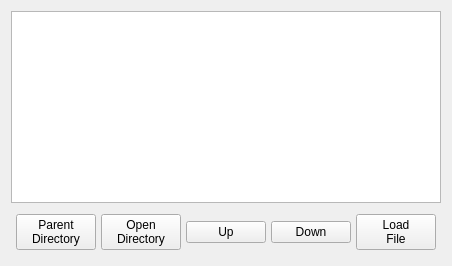
         <widget class="QWidget" name="page_35">
          <layout class="QVBoxLayout" name="verticalLayout_17">
           <item>
            <widget class="FileSystemTable" name="filesystemtable">
             <property name="hiddenColumns" stdset="0">
              <string>1,2</string>
             </property>
             <attribute name="horizontalHeaderDefaultSectionSize">
              <number>200</number>
             </attribute>
            </widget>
           </item>
           <item>
            <widget class="QWidget" name="horizontalWidget_3" native="true">
             <layout class="QHBoxLayout" name="horizontalLayout_8">
              <property name="spacing">
               <number>5</number>
              </property>
              <property name="leftMargin">
               <number>5</number>
              </property>
              <property name="topMargin">
               <number>5</number>
              </property>
              <property name="rightMargin">
               <number>5</number>
              </property>
              <property name="bottomMargin">
               <number>5</number>
              </property>
              <item>
               <widget class="QPushButton" name="fileNavParent">
                <property name="text">
                 <string>Parent
Directory</string>
                </property>
               </widget>
              </item>
              <item>
               <widget class="QPushButton" name="fileNavOpenDir">
                <property name="text">
                 <string>Open
Directory</string>
                </property>
               </widget>
              </item>
              <item>
               <widget class="QPushButton" name="fileNavUp">
                <property name="text">
                 <string>Up</string>
                </property>
               </widget>
              </item>
              <item>
               <widget class="QPushButton" name="fileNavDown">
                <property name="text">
                 <string>Down</string>
                </property>
               </widget>
              </item>
              <item>
               <widget class="QPushButton" name="fileLoad">
                <property name="text">
                 <string>Load
File</string>
                </property>
               </widget>
              </item>
             </layout>
            </widget>
           </item>
          </layout>
         </widget>
